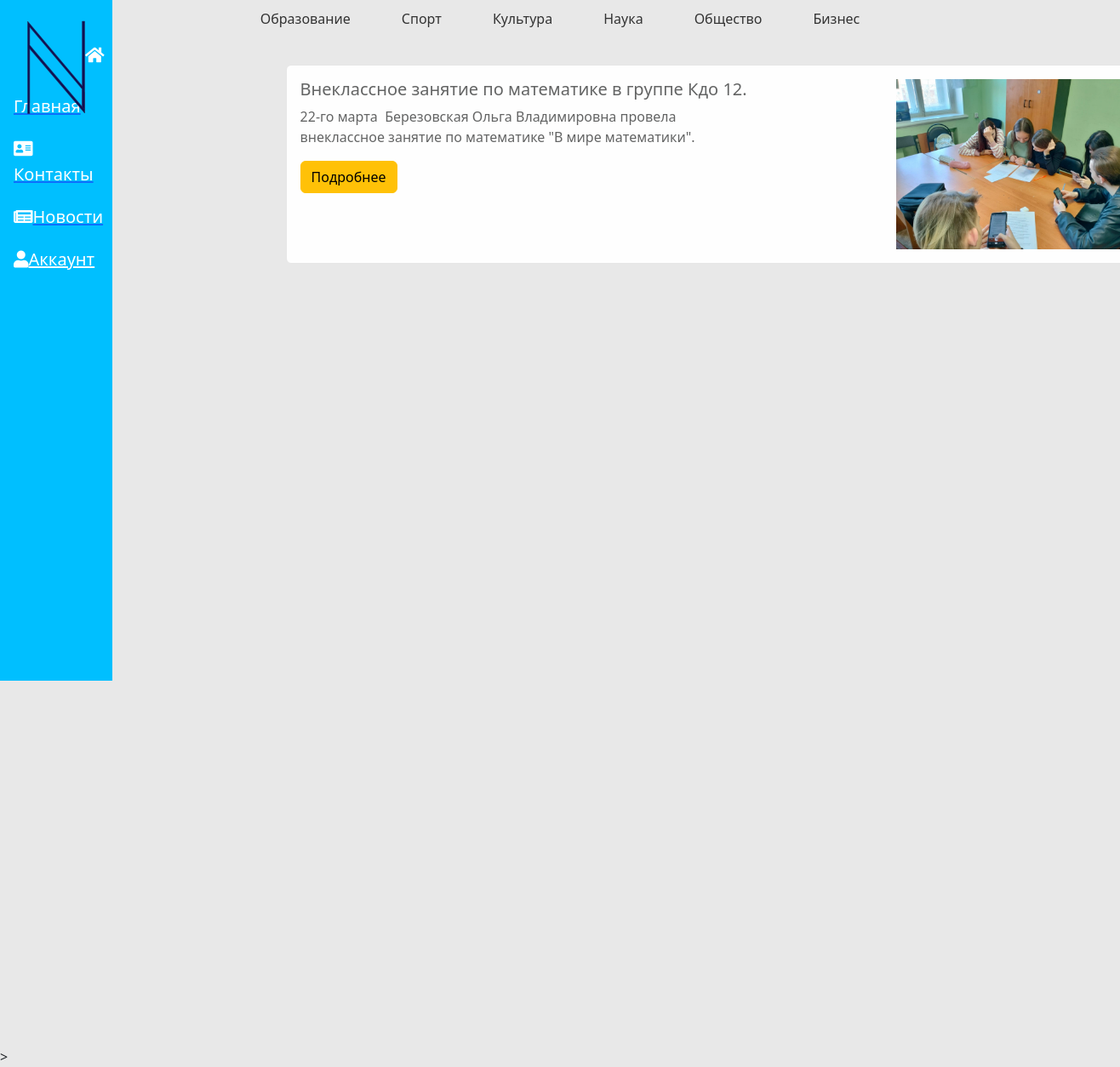
Page /news/education/ on the committed database.
### newsline/models.py (models this page shows, shortened)
class Articles(models.Model):
    title = models.CharField('имя статьи', max_length=140)
    anons = models.CharField('анонс', max_length=250)
    text_in_box = models.TextField('Текст статьи')
    date = models.DateTimeField('дата публикации')
    category = models.ForeignKey(Category, on_delete=models.CASCADE, null=True)
    imgurl = models.CharField('ссылка на изображение', max_length=255, blank=True, null=True)
    likes = models.PositiveIntegerField('лайки', default=0)
    dislikes = models.PositiveIntegerField('дизлайки', default=0)
    class Meta:
        verbose_name = 'статья'
        verbose_name_plural = 'статьи'

### newsline/views.py (the view)
# urls.py: path('<str:category_slug>/', views.category_articles, name='category_articles'),
def category_articles(request, category_slug):
    category = Category.objects.get(slug=category_slug)
    articles = Articles.objects.filter(category=category)
    context = {'category': category, 'articles': articles}
    return render(request, 'news/category_articles.html', context)

### newsline/templates/news/category_articles.html (shortened to what this page needs)
{% extends 'main/general.html' %}
{% load static  %}
{% block content %}
<div class="features">
    <h1>{{ category.name }}</h1>
    {% if articles %}
        {% for article in articles %}
        <div class="alert alert-light">
             {% if article.imgurl %}
    <img src="{% static article.imgurl %}" alt="{{ article.title }}" style="max-width: 100%; max-height: 200px; float: right">
{% endif %}
        <h1>{{ article.title }}</h1>
        <p>{{ article.anons }}</p>
            <a href="{% url 'news-detail' article.id %}"class="btn btn-warning">Подробнее</a>
    </div>
        {% endfor %}
    {% else %}
        <p>Статьи отсутствуют</p>
    {% endif %}
</div>
{% endblock %}
{% block button %}
<link rel="stylesheet" type="text/css" href="{% static 'newsline/css/newsline.css' %}">
<div class="container">
<div class="category-buttons">
  <a class="category-button" href="{% url 'category_articles' category_slug='education' %}">Образование</a>
  <a class="category-button" href="{% url 'category_articles' category_slug='sport' %}">Спорт</a>
    <a class="category-button" href="{% url 'category_articles' category_slug='culture' %}">Культура</a>
    <a class="category-button" href="{% url 'category_articles' category_slug='science' %}">Наука</a>
    <a class="category-button" href="{% url 'category_articles' category_slug='society' %}">Общество</a>
    <a class="category-button" href="{% url 'category_articles' category_slug='business'%}">Бизнес</a>
</div>
</div>>
            {% endblock%}

### main/static/main/css/main.css (style rules this page uses)
body { background: #e8e8e8; }
main .features { float:left; color: fff; margin-top: 100px; text-align: center; width: 75%; }
main .features h1 { font-size: 20px; right: -70px text-align: center position: relative; }
main .features p { max-width: 500px; white-space: pre-wrap; position: relative; margin: 20px auto right: -30px text-align: center }
.alert-light { float: left; clear: both; width: 1000px; margin: 20px 34%; text-align: left; top: -100px; position: relative; border: 1px solid #e6e6e6; word-wrap: break-word; }
.container { height: 100vh; display: flex; justify-content: center; align-items: center; }
.category-buttons { display: flex; justify-content: center; align-items: center; position: absolute; top: 0; left: 0; right: 0; margin: auto; z-index: 9999; width: 100%; }
.category-button { display: inline-block; padding: 10px 20px; border-radius: 5px; margin: 0 10px; text-decoration: none; color: #333; }

### rows in the picture
Articles: imgurl (picture), title "Внеклассное занятие по математике в группе Кдо 12.", anons "22-го марта Березовская Ольга Владимировна провела внеклассное занятие по математике \"В мире математики\"."
